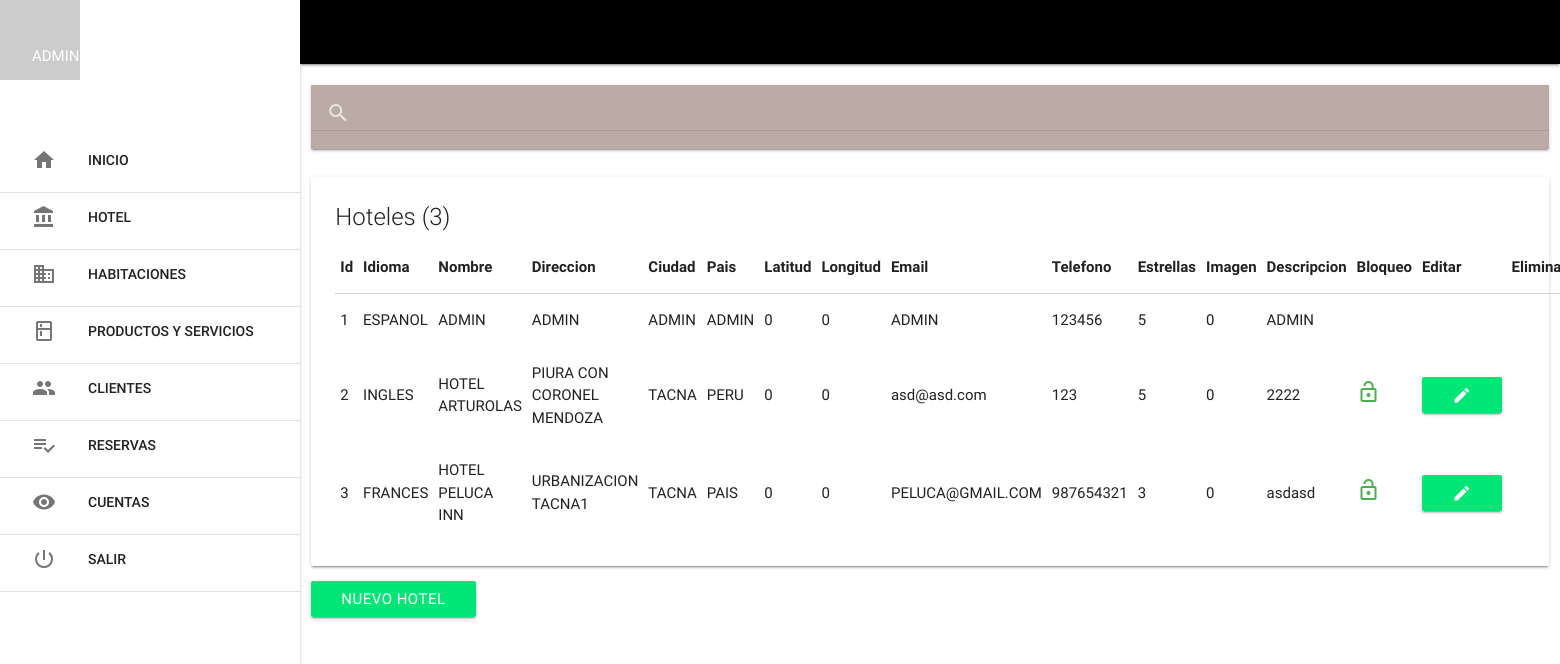
The app's page /mlt_hotel/index.php (signed in) with its own data.
### tables this page shows
CREATE TABLE IF NOT EXISTS `mlt_hotel` (
  `hot_id` int(11) NOT NULL AUTO_INCREMENT,
  `idi_id` int(11) DEFAULT NULL,
  `hot_nombre` varchar(80) DEFAULT NULL,
  `hot_direccion` varchar(255) DEFAULT NULL,
  `hot_ciudad` varchar(50) DEFAULT NULL,
  `hot_pais` varchar(50) DEFAULT NULL,
  `hot_ejex` varchar(20) DEFAULT NULL,
  `hot_ejey` varchar(20) DEFAULT NULL,
  `hot_email` varchar(80) DEFAULT NULL,
  `hot_telefono` int(15) DEFAULT NULL,
  `hot_estrellas` tinyint(1) DEFAULT NULL,
  `hot_imagen` varchar(255) DEFAULT NULL,
  `hot_descripcion` text,
  `hot_estado` tinyint(1) DEFAULT NULL,
  PRIMARY KEY (`hot_id`),
  KEY `idi_id` (`idi_id`),
  CONSTRAINT `mlt_hotel_ibfk_1` FOREIGN KEY (`idi_id`) REFERENCES `mlt_idioma` (`idi_id`)
);

### mlt_hotel/index.php (the view, shortened to what this page needs)
<?php include '../extend/header.php';
?>
<div class="row">
        <div class = "col s12">
        </div>
</div>
<div class="row">
        <div class = "col s12">
                <nav class="brown lighten-3">
                        <div class="nav_wrapper">
                                <div class="input-field">
                                        <input type="search" id="buscar" autocomplete="off" >
                                        <label for="buscar"><i class="material-icons">search</i></label>
                                        <i class="material-icons">close</i>
                                </div>
                        </div>
                </nav>
        </div>
</div>
<?php $sel = $con->query("SELECT mlt_hotel.hot_id, mlt_hotel.idi_id, (select mlt_idioma.idi_nombre from mlt_idioma where mlt_idioma.idi_id = mlt_hotel.idi_id) as NombreIdioma, mlt_hotel.hot_nombre, mlt_hotel.hot_direccion, mlt_hotel.hot_ciudad, mlt_hotel.hot_pais, mlt_hotel.hot_ejex, mlt_hotel.hot_ejey, mlt_hotel.hot_email, mlt_hotel.hot_telefono, mlt_hotel.hot_estrellas, mlt_hotel.hot_imagen, mlt_hotel.hot_descripcion, mlt_hotel.hot_estado FROM mlt_hotel");
        $row = mysqli_num_rows($sel);
?>
<div class="row">
        <div class="col s12">
                <div class="card">
                        <div class="card-content">
                                <span class="card-title">Hoteles (<?php echo $row; ?>) </span>
                                <TABLE>
                                        <THEAD>
                                                <th>Id</th>
                                                <th>Idioma</th>
                                                <th>Nombre</th>
                                                <th>Direccion</th>
                                                <th>Ciudad</th>
                                                <th>Pais</th>
                                                <th>Latitud</th>
                                                <th>Longitud</th>
                                                <th>Email</th>
                                                <th>Telefono</th>
                                                <th>Estrellas</th>
                                                <th>Imagen</th>
                                                <th>Descripcion</th>
                                                <th>Bloqueo</th>
                                                <th>Editar</th>
                                                <th>Eliminar</th>
                                        </THEAD>
                                        <?php while($f = $sel->fetch_assoc()){ ?>
                                                <tr>
                                                        <td><?php echo $f['hot_id']?></td>
                                                        <td><?php echo $f['NombreIdioma']?></td>
                                                        <td><?php echo $f['hot_nombre']?></td>
                                                        <td><?php echo $f['hot_direccion']?></td>
                                                        <td><?php echo $f['hot_ciudad']?></td>
                                                        <td><?php echo $f['hot_pais']?></td>
                                                        <td><?php echo $f['hot_ejex']?></td>
                                                        <td><?php echo $f['hot_ejey']?></td>
                                                        <td><?php echo $f['hot_email']?></td>
                                                        <td><?php echo $f['hot_telefono']?></td>
                                                        <td><?php echo $f['hot_estrellas']?></td>
                                                        <td><?php echo $f['hot_imagen']?></td>
                                                        <td><?php echo $f['hot_descripcion']?></td>
                                                        <td>
                                                        <?php
                                                        if($f['hot_id'] == 1)
                                                        {
                                                        }
                                                        else
                                                        {
                                                         if($f['hot_estado'] == 1): ?>
                                                                <a href="controller_mlt_hotel.php?op=bloquear_mlt_hotel&id=<?php echo $f['hot_id'] ?>&bl=<?php echo $f['hot_estado'] ?>"><i class = "material-icons green-text">lock_open</i></a>
                                                                <?php else: ?>
                                                                <a href="controller_mlt_hotel.php?op=bloquear_mlt_hotel&id=<?php echo $f['hot_id'] ?>&bl=<?php echo $f['hot_estado'] ?>"><i class = "material-icons red-text">lock_outline</i></a>
                                                        <?php endif; ?>
                                                        </td>
                                                        <td>
                                                        <?php if($f['hot_estado'] == 1): ?>
                                                                <a href="mlt_hotel_ver.php?id=<?php echo $f['hot_id']; ?>" class="btn green accent-3"><i class = "material-icons">edit</i></a>
                                                                <?php else: ?>
                                                        <?php endif; ?>
                                                        </td>
                                                        <td>
                                                        <?php endif;
                                                        }?>
                                                        </td>
                                                    </tr>
                                        <?php } ?>
                                </TABLE>
                        </div>
                </div>
        </div>
        <div class="row">
                <div class = "col s12">
                        <a href="mlt_hotel_nuevo.php" class="btn green accent-3">NUEVO HOTEL</a>
                </div>
        </div>
</div>
<?php include '../extend/scripts.php'; ?>
</body>
</html>

### records on screen
mlt_hotel: hot_id "1", NombreIdioma "ESPANOL", hot_nombre "ADMIN", hot_direccion "ADMIN", hot_ciudad "ADMIN", hot_pais "ADMIN", hot_ejex "0", hot_ejey "0", hot_email "ADMIN", hot_telefono "123456", hot_estrellas "5", hot_imagen "0", hot_descripcion "ADMIN"
mlt_hotel: hot_id "2", NombreIdioma "INGLES", hot_nombre "HOTEL ARTUROLAS", hot_direccion "PIURA CON CORONEL MENDOZA", hot_ciudad "TACNA", hot_pais "PERU", hot_ejex "0", hot_ejey "0", hot_email "asd@asd.com", hot_telefono "123", hot_estrellas "5", hot_imagen "0", hot_descripcion "2222"
mlt_hotel: hot_id "3", NombreIdioma "FRANCES", hot_nombre "HOTEL PELUCA INN", hot_direccion "URBANIZACION TACNA1", hot_ciudad "TACNA", hot_pais "PAIS", hot_ejex "0", hot_ejey "0", hot_email "PELUCA@GMAIL.COM", hot_telefono "987654321", hot_estrellas "3", hot_imagen "0", hot_descripcion "asdasd"

### other values on screen
$_SESSION['nombre'] "ADMINISTRADOR"
$row "3"
